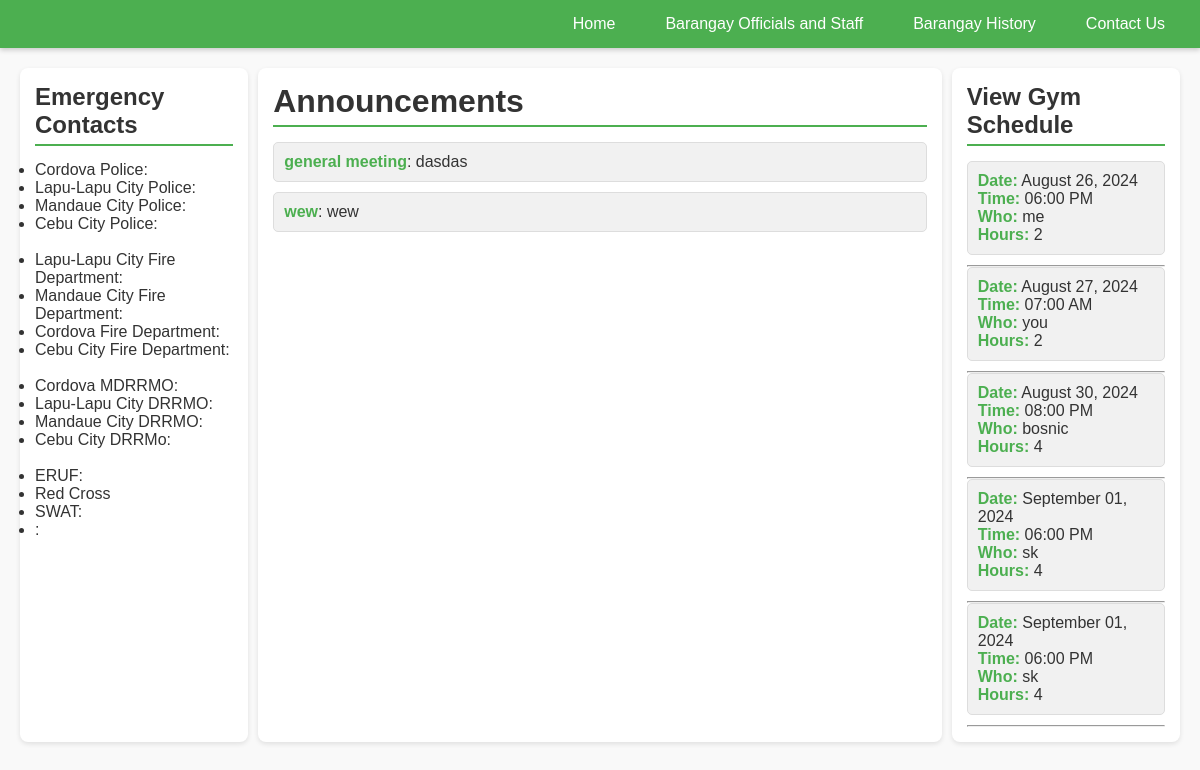
Screenshot of /pio/viewing.php with the database file from the repository.
### tables this page shows
CREATE TABLE `announcements` (
  `id` int(11) NOT NULL,
  `title` varchar(255) NOT NULL,
  `body` text NOT NULL,
  `created_at` timestamp NOT NULL DEFAULT current_timestamp()
);

CREATE TABLE `gym_schedule` (
  `id` int(11) NOT NULL,
  `date` date NOT NULL,
  `time` time NOT NULL,
  `who` varchar(100) NOT NULL,
  `hours` int(11) NOT NULL,
  `created_at` timestamp NOT NULL DEFAULT current_timestamp()
);

### pio/viewing.php (the view, shortened to what this page needs)
<!DOCTYPE html>
<html lang="en">
<head>
    <link rel="stylesheet" href="admin.css">
</head>
<body>
    <div class="header">
        <ul>
            <li><a href="viewing.php">Home</a></li>
            <li><a href="officials.php">Barangay Officials and Staff</a></li>
            <li><a href="history.php">Barangay History</a></li>
            <li><a href="contact.php">Contact Us</a></li>
        </ul>
    </div>
    <div class="container">
        <div class="left-sidebar">
            <h2>Emergency Contacts</h2>
            <ul>
                <li>Cordova Police:</li>
                <li>Lapu-Lapu City Police:</li>
                <li>Mandaue City Police:</li>
                <li>Cebu City Police:</li>
                <br>
                <li>Lapu-Lapu City Fire Department:</li>
                <li>Mandaue City Fire Department:</li>
                <li>Cordova Fire Department:</li>
                <li>Cebu City Fire Department:</li>
                <br>
                <li>Cordova MDRRMO:</li>
                <li>Lapu-Lapu City DRRMO:</li>
                <li>Mandaue City DRRMO:</li>
                <li>Cebu City DRRMo:</li>
                <br>
                <li>ERUF:</li>
                <li>Red Cross</li>
                <li>SWAT:</li>
                <li>:</li>
            </ul>
        </div>
        <div class="main-content">
            <h1>Announcements</h1>
            <div id="announcement-list">
                <?php
                $conn = new mysqli('localhost', 'root', '', 'gabi');
                $result = $conn->query("SELECT * FROM announcements ORDER BY created_at DESC");
                while ($row = $result->fetch_assoc()) {
                    echo "<div class='schedule-item'>";
                    echo "<span><strong>" . $row['title'] . "</strong>: " . $row['body'] . "</span>";
                    echo "</div>";
                }
                ?>
            </div>
        </div>
<div class="right-sidebar">
    <h2>View Gym Schedule</h2>
    <div id="schedule-list">
        <?php
        $conn = new mysqli('localhost', 'root', '', 'gabi');
        $result = $conn->query("SELECT * FROM gym_schedule ORDER BY date, time");
        while ($row = $result->fetch_assoc()) {
            echo "<div class='schedule-item'>";
            echo "<strong>Date:</strong> " . date('F d, Y', strtotime($row['date'])) . "<br>";
            echo "<strong>Time:</strong> " . date('h:i A', strtotime($row['time'])) . "<br>";
            echo "<strong>Who:</strong> " . $row['who'] . "<br>";
            echo "<strong>Hours:</strong> " . $row['hours'] . "<br>";
            echo "</div><hr>";
        }
        ?>
    </div>
</div>
    </div>
<br>
</body>
</html>

### pio/admin.css (style rules this page uses)
* { margin: 0; padding: 0; box-sizing: border-box; }
body { font-family: 'Arial', sans-serif; background-color: #f9f9f9; color: #333; }
.header { background-color: #4CAF50; padding: 15px 20px; display: flex; justify-content: flex-end; box-shadow: 0 2px 5px rgba(0, 0, 0, 0.2); }
.header ul { list-style: none; display: flex; }
.header ul li { margin-left: 20px; }
.header ul li a { color: white; text-decoration: none; padding: 10px 15px; border-radius: 5px; transition: background-color 0.3s ease; }
.container { display: flex; margin: 20px; }
.left-sidebar, .right-sidebar { width: 20%; padding: 15px; background-color: white; border-radius: 8px; box-shadow: 0 2px 5px rgba(0, 0, 0, 0.1); }
.main-content { width: 60%; padding: 15px; background-color: white; border-radius: 8px; box-shadow: 0 2px 5px rgba(0, 0, 0, 0.1); margin: 0 10px; }
h1, h2 { color: #333; border-bottom: 2px solid #4CAF50; padding-bottom: 5px; margin-bottom: 15px; }
.schedule-item { background-color: #f1f1f1; padding: 10px; border: 1px solid #ddd; border-radius: 5px; margin-bottom: 10px; transition: background-color 0.3s; }
.schedule-item strong { color: #4CAF50; }

### rows the page displays
announcements: title "general meeting", body "dasdas"
announcements: title "wew", body "wew"
gym_schedule: date "August 26, 2024", time "06:00 PM", who "me", hours "2"
gym_schedule: date "August 27, 2024", time "07:00 AM", who "you", hours "2"
gym_schedule: date "August 30, 2024", time "08:00 PM", who "bosnic", hours "4"
gym_schedule: date "September 01, 2024", time "06:00 PM", who "sk", hours "4"
gym_schedule: date "September 01, 2024", time "06:00 PM", who "sk", hours "4"
